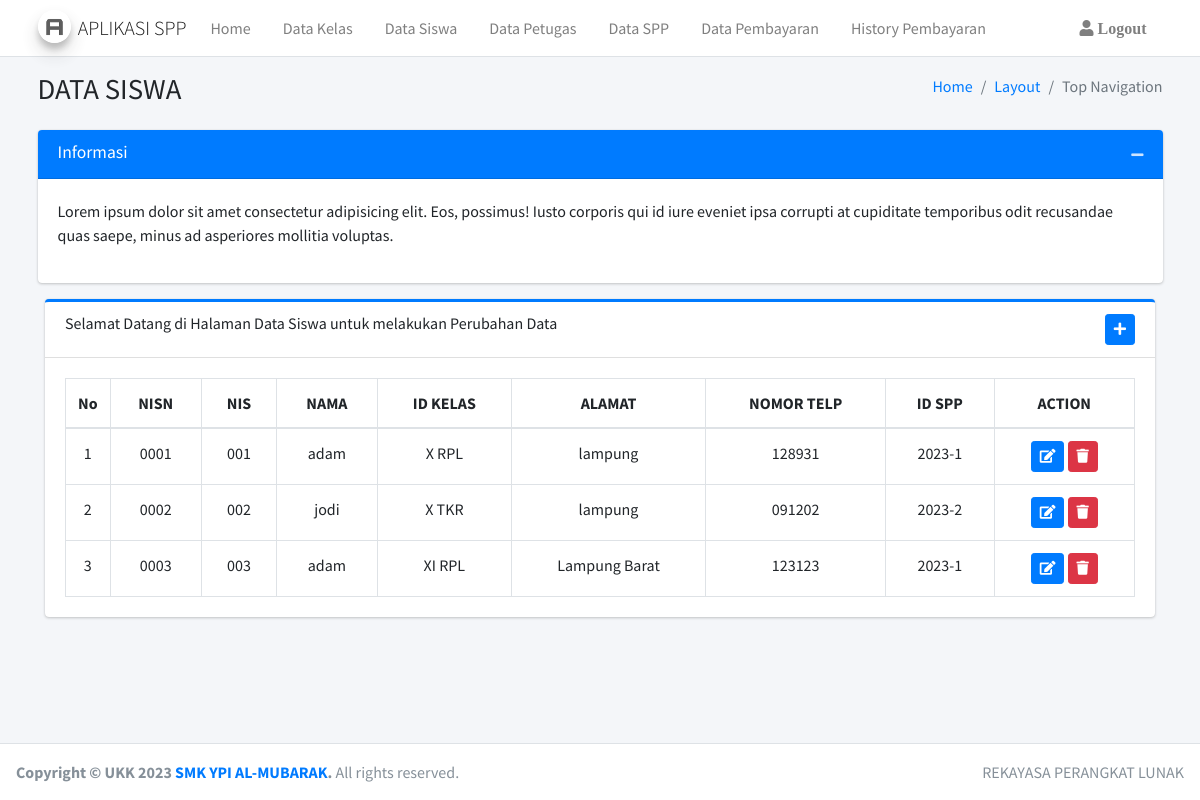
Page /admin/siswa.php (signed in) on the committed database.
### tables this page shows
CREATE TABLE `siswa` (
  `nisn` varchar(10) NOT NULL,
  `nis` varchar(8) NOT NULL,
  `nama` varchar(20) NOT NULL,
  `id_kelas` varchar(11) NOT NULL,
  `alamat` varchar(20) NOT NULL,
  `no_telp` varchar(15) NOT NULL,
  `id_spp` varchar(11) NOT NULL
);

CREATE TABLE `kelas` (
  `id_kelas` varchar(11) NOT NULL,
  `nama_kelas` varchar(10) NOT NULL,
  `jurusan` varchar(20) NOT NULL
);

### admin/siswa.php (the view, shortened to what this page needs)
<?php
include "../koneksi.php";
include '../layout/header.php';
include '../layout/navbar.php';
?>
<div class="content-wrapper">
    <div class="content-header">
        <div class="container">
            <div class="row mb-2">
                <div class="col-sm-6">
                    <h1 class="m-0"> DATA SISWA </h1>
                </div>
                <div class="col-sm-6">
                    <ol class="breadcrumb float-sm-right">
                        <li class="breadcrumb-item"><a href="#">Home</a></li>
                        <li class="breadcrumb-item"><a href="#">Layout</a></li>
                        <li class="breadcrumb-item active">Top Navigation</li>
                    </ol>
                </div>
            </div>
        </div>
    </div>
    <div class="content">
        <div class="container">
            <div class="row">
                <div class="col-lg-12">
                    <div class="card card-primary">
                        <div class="card-header">
                            <h3 class="card-title">Informasi</h3>
                            <div class="card-tools">
                                <button type="button" class="btn btn-tool" data-card-widget="collapse" title="Collapse">
                                    <i class="fas fa-minus"></i>
                                </button>
                            </div>
                        </div>
                        <div class="card-body">
                            <div class="form-group">
                                Lorem ipsum dolor sit amet consectetur adipisicing elit. Eos, possimus! Iusto corporis qui id iure eveniet ipsa corrupti at cupiditate temporibus odit recusandae quas saepe, minus ad asperiores mollitia voluptas.
                            </div>
                        </div>
                    </div>
                </div>
            </div>
            <div class="col-lg-12">
                <div class="card card-primary card-outline">
                    <div class="card-header">
                        <div class="row">
                            <div class="col-6">
                                <h6>Selamat Datang di Halaman Data Siswa untuk melakukan Perubahan Data
                                </h6>
                            </div>
                            <div class="col-6 text-right">
                                <a href="" class="btn btn-primary btn-sm" data-toggle="modal" data-target="#modal-tambah"><i class="fas fa-plus"></i></a>
                            </div>
                        </div>
                    </div>
                    <div class="card-body">
                        <table class="table table-bordered">
                            <thead>
                                <tr class="text-center">
                                    <th style="width: 10px">No</th>
                                    <th>NISN</th>
                                    <th>NIS</th>
                                    <th>NAMA</th>
                                    <th>ID KELAS</th>
                                    <th>ALAMAT</th>
                                    <th>NOMOR TELP</th>
                                    <th>ID SPP</th>
                                    <th>ACTION</th>
                                </tr>
                            </thead>
                            <tbody class="text-center">
                                <?php
                                $querySiswa = "SELECT a.nisn, a.nis, a.nama, a.id_kelas, a.alamat, a.no_telp, a.id_spp, b.nama_kelas, b.jurusan FROM siswa a, kelas b WHERE a.id_kelas = b.id_kelas ORDER BY a.nisn ";
                                $dataSiswa = mysqli_query($con, $querySiswa);
                                $no = 0;
                                while ($res = mysqli_fetch_array($dataSiswa)) {
                                    $no++;
                                ?>
                                    <tr>
                                        <td><?= $no ?></td>
                                        <td><?= $res["nisn"] ?></td>
                                        <td><?= $res["nis"] ?></td>
                                        <td><?= $res["nama"] ?></td>
                                        <td><?= $res["nama_kelas"] . " " . $res["jurusan"] ?></td>
                                        <td><?= $res["alamat"] ?></td>
                                        <td><?= $res["no_telp"] ?></td>
                                        <td><?= $res["id_spp"] ?></td>
                                        <td>
                                            <a href="" class="btn btn-primary btn-sm" data-toggle="modal" data-target="#modal-edit<?= $res["nisn"] ?>"><i class="fas fa-edit"></i></a>
                                            <a href="?delete=<?= htmlspecialchars($res["nisn"]) ?>" class="btn btn-danger btn-sm" onclick="return confirm('Yakin Ingin Menghapus Data?')"><i class="fas fa-trash"></i></a>
                                        </td>
                                    </tr>
                                <?php } ?>
                            </tbody>
                        </table>
                    </div>
                </div>
            </div>
        </div>
    </div>
</div>
<?php
include '../layout/footer.php';
?>

### rows in the picture
siswa: nisn "0001", nis "001", nama "adam", id_kelas.nama_kelas "X", id_kelas.jurusan "RPL", alamat "lampung", no_telp "128931", id_spp "2023-1"
siswa: nisn "0002", nis "002", nama "jodi", id_kelas.nama_kelas "X", id_kelas.jurusan "TKR", alamat "lampung", no_telp "091202", id_spp "2023-2"
siswa: nisn "0003", nis "003", nama "adam", id_kelas.nama_kelas "XI", id_kelas.jurusan "RPL", alamat "Lampung Barat", no_telp "123123", id_spp "2023-1"
